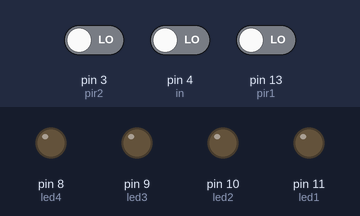
A sketch run on a simulated Arduino Uno, built with avr-gcc and run on an emulated ATmega328P. Parts: output pins drawn as LEDs (lit = HIGH). Inputs (shaded band) come from the test bench; at power-on: pin 3 (pir2) LOW, pin 4 (in) LOW, pin 13 (pir1) LOW.

Above: at 1.2 s.
1.3 s: pin 3 (pir2) driven HIGH and pin 4 (in) driven HIGH
At 1.8 s:
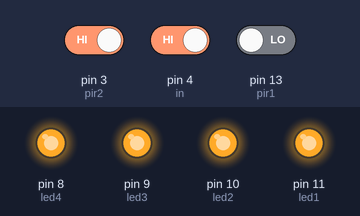
Timing chart, 0 to 4.3 s (numbered marks = the images above; inputs shaded):
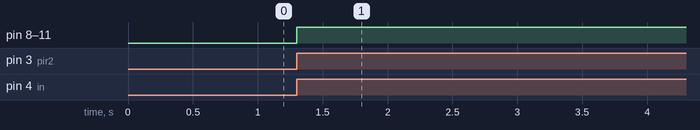

The sketch:

bedroom_nightlight_v2.ino
```cpp
const int pir1 = 13;
const int pir2 = 3;
const int led1 = 11;
const int led2 = 10;
const int led3 = 9;
const int led4 = 8;
const int in = 4;

void setup()
{
  pinMode(led1, OUTPUT);
  pinMode(led2, OUTPUT);
  pinMode(led3, OUTPUT);
  pinMode(led4, OUTPUT);
  pinMode(pir1, INPUT);
  pinMode(pir2, INPUT);
  pinMode(in, INPUT);
  Serial.begin(9600);
}

void loop()
{
  bool pirStatus1 = digitalRead(pir1);  // read pir pin 2
  bool pirStatus2 = digitalRead(pir2); //read pir pin 3
  bool input = digitalRead(in);
  digitalWrite(led1, LOW);
  digitalWrite(led2, LOW);
  digitalWrite(led3, LOW);
  digitalWrite(led4, LOW);
  if ((pirStatus1 == HIGH || pirStatus2 == HIGH ) && input == HIGH)  // check if the input is HIGH
  {
    digitalWrite(led1, HIGH);
    digitalWrite(led2, HIGH);
    digitalWrite(led3, HIGH);
    digitalWrite(led4, HIGH);

    //Serial.println("Motion: TRUE1 / Brightness: LOW / LED: ON");
    delay(5000);

  }
}
```

Measured:
- after the input at 1.3 s, pin 8 (led4), pin 9 (led3), pin 10 (led2), pin 11 (led1): LOW → HIGH at once
